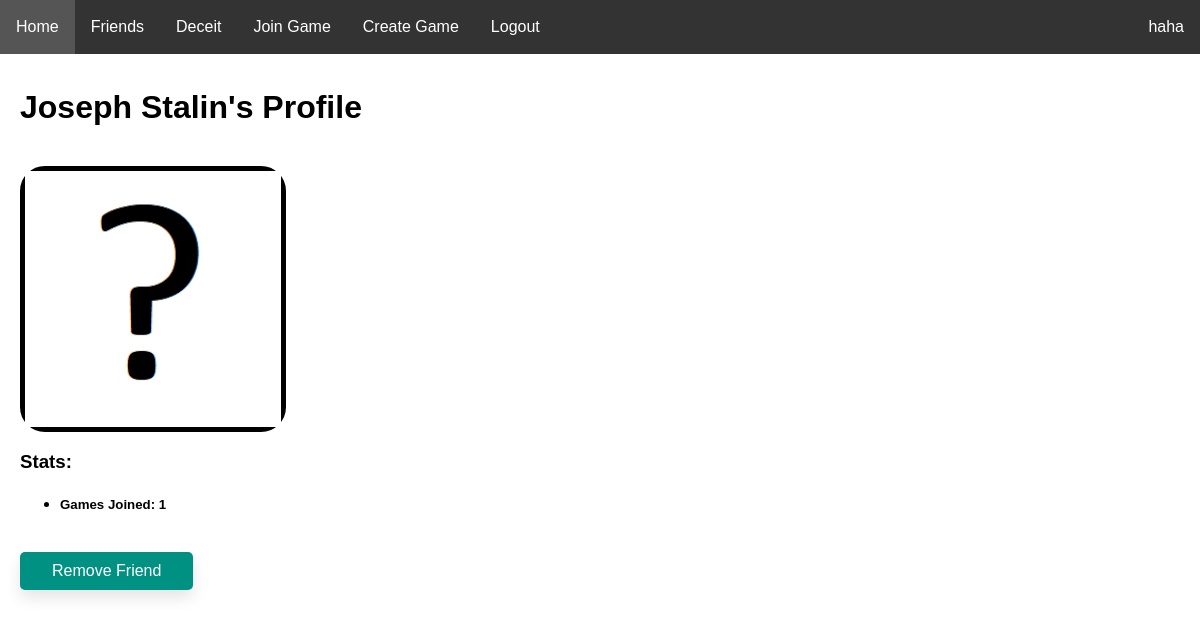
Screenshot of /user/2 (signed in) with the database file from the repository.
### website/models.py (models this page shows)
class User(db.Model, UserMixin):
    id = db.Column(db.Integer, primary_key=True)
    email = db.Column(db.String(150), unique=True)
    password = db.Column(db.String(150))
    username = db.Column(db.String(150))
    pfp = db.Column(db.String(50))

### website/profiles.py (the view, shortened to what this page needs)
@profiles.route('<int:user_id>', methods=['GET', 'POST'])
@login_required
def profile(user_id):
    user = User.query.filter_by(id=user_id).first()
    counter=0
    is_friends = False
    is_friends1 = Friends.query.filter_by(user1=user_id, user2=current_user.id).first()
    is_friends2 = Friends.query.filter_by(user2=user_id, user1=current_user.id).first()
    if is_friends1 != None or is_friends2 != None:
        is_friends = True
    for games in GamesJoined.query.filter_by(id=user_id):
        counter += 1
    if user == current_user:
        is_current_user = True
    else:
        is_current_user = False
    return render_template('profile.html', is_current=is_current_user, user=current_user, player=user, games_joined=counter, is_friends=is_friends)

### website/templates/profile.html (shortened to what this page needs)
{% extends "base.html" %} {% block title %}{{player.username}}'s Profile{% endblock %}
{% block content %}
<head>
    <link rel="stylesheet" type="text/css" href="/static/css/profile.css" />
</head>
<br/>
<h1 id="heading">{{player.username}}'s Profile</h1>
<br/>
<div class="pfp">
    <img src="{{player.pfp}}">
</div>
<h3>Stats:</h3>
<ul>
    <li><h5>Games Joined: {{ games_joined }}</h5></li>
</ul>
<br/>
{% if not is_current %}
    {% if is_friends %}
        <form method="POST">
            <button class="button-main" id = "Remove Friend" type="submit" value="Remove Friend">Remove Friend</button>
        </form>
    {% endif %}
{% endif %}
{% endblock %}

### website/templates/base.html (shortened to what this page needs)
<!DOCTYPE html>
<html lang="en">
<head>
    <link rel="stylesheet" type="text/css" href="/static/css/main.css" />
</head>
<body>
    <ul class="navbar">
      {% if user.is_authenticated %}
      <li><a class="nav-item nav-link" id="home" href="/">Home</a></li>
      <li><a class="nav-item nav-link" id="friends" href="/user/friends">Friends</a></li>
      <li><a class="nav-item nav-link" id="deceit" href="/deceit">Deceit</a></li>
      <li><a class="nav-item nav-link" id="join_game" href="/join-game">Join Game</a></li>
      <li><a class="nav-item nav-link" id="create_game" href="/create-game">Create Game</a></li>
      <li><a class="nav-item nav-link" id="logout" href="/logout">Logout</a></li>
      <li><a class="nav-user nav-link" id="user_link" href="{{url_for('profiles.profile', user_id=user.id)}}">{{ user.username }}</a></li>
      {% else %}
      <li><a class="nav-item nav-link" id="login" href="/login">Login</a></li>
      <li><a class="nav-item nav-link" id="signUp" href="/sign-up">Sign Up</a></li>
      {% endif %}
    </ul>
    <div id="main_div" style="padding:20px;margin-top:30px;">
    <div class="container">
        {% block content %}
        {% endblock %}
    </div>
    </div>
</body>
</html>

### website/static/css/main.css (style rules this page uses)
body { margin-left: 0; margin-right: 0; }
.navbar { list-style-type: none; margin: 0; padding: 0; overflow: hidden; background-color: #333333; position: fixed; top: 0; width: 100%; }
.nav-item { float: left; }
.nav-user { float:right; }
.nav-link { display: block; color: white; text-align: center; padding: 18px 16px; text-decoration: none; }
.button-main { background-color: rgb(0, 145, 130); border: none; color: white; padding: 10px 32px; text-align: center; text-decoration: none; display: inline-block; font-size: 16px; border-radius: 5px; transition-duration: 0.4s; box-shadow: 0px 8px 15px rgba(0, 0, 0, 0.1); }
html { font-family: Arial, Helvetica, sans-serif; }

### website/static/css/profile.css (style rules this page uses)
.pfp { width: 256px; height: 256px; border: 5px solid #000000; border-radius: 25px; }

### rows the page displays
User: username "haha"
User: username "Joseph Stalin", pfp (placeholder picture)

### other values shown
{{ games_joined }} "1"
